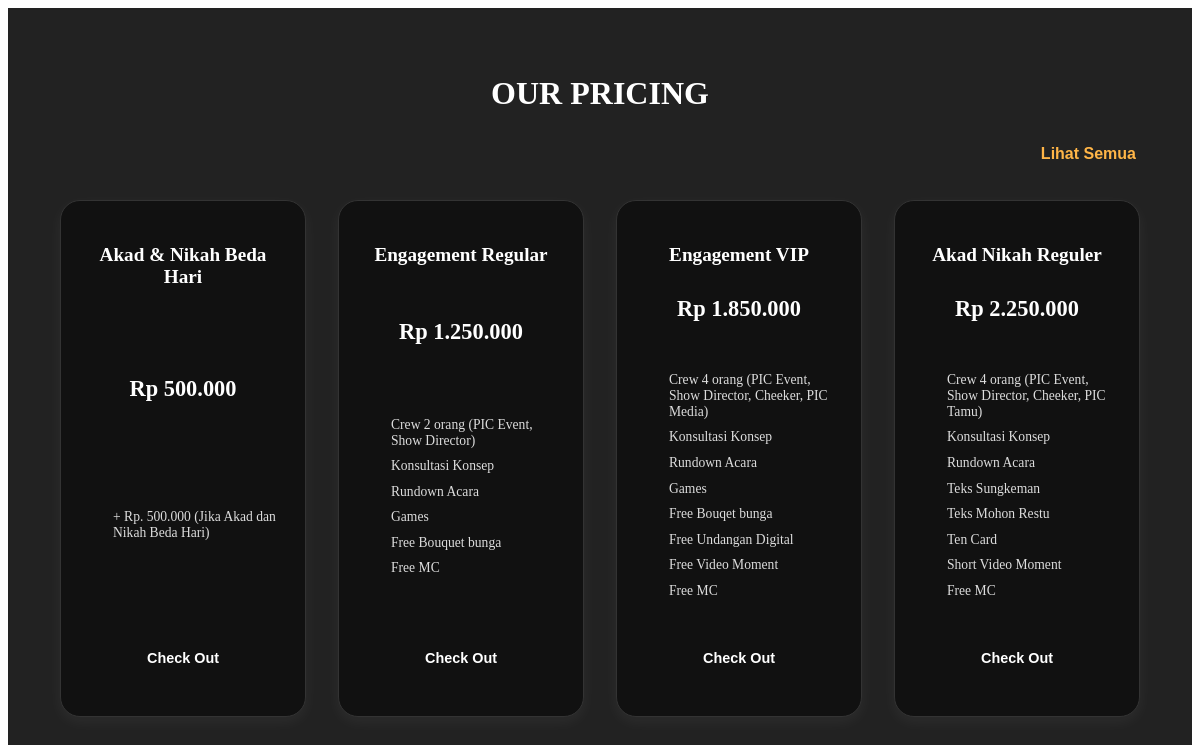
The page /sections/price-section.php on the database its author committed.
### tables this page shows
CREATE TABLE `packages` (
  `id` int(11) NOT NULL,
  `name` varchar(100) NOT NULL,
  `description` text DEFAULT NULL,
  `price` decimal(15,2) NOT NULL,
  `category` varchar(100) NOT NULL DEFAULT ''
);

### sections/price-section.php (the view, shortened to what this page needs)
<section class="price" id="price" style="text-align: center; padding: 40px 20px;">
  <h1 class="heading">OUR <span>PRICING</span></h1>
  <div class="lihat-semua-container">
    <form action="/senyawa-wo/sections/price.php" method="POST">
      <button type="submit">Lihat Semua</button>
    </form>
  </div>
  <div class="box-container">
    <?php
    if (isset($conn) && $conn instanceof mysqli && !$conn->connect_error) {
      $result = $conn->query("SELECT * FROM packages ORDER BY price ASC LIMIT 4");
      if ($result && $result->num_rows > 0) {
        while ($package = $result->fetch_assoc()) {
          $features = explode("\n", $package['description']);
          echo '<div class="box">';
          echo '<h3 class="tittle">' . htmlspecialchars($package['name']) . '</h3>';
          echo '<h3 class="amount">Rp ' . number_format($package['price'], 0, ',', '.') . '</h3>';
          echo '<ul>';
          foreach ($features as $feature) {
            if (trim($feature) != "") {
              echo '<li><i class="fas fa-check"></i> ' . htmlspecialchars(trim($feature)) . '</li>';
            }
          }
          echo '</ul>';
          echo '<form action="pages/chekout.php" method="POST">';
          echo '<button type="submit" class="btn">Check Out</button>';
          echo '</form>';
          echo '</div>';
        }
      }
    }
    ?>
  </div>
</section>

### sections/price-section.php (style rules this page uses)
.price { padding: 60px 20px; background-color: #222; text-align: center; color: white; }
.price .heading { font-size: 2rem; margin-bottom: 2rem; color: white; }
.price .heading span { color: var(--theme-color); }
.price .box-container { display: grid; grid-template-columns: repeat(4, 1fr); gap: 2rem; padding: 0 2rem 4rem; }
.price .box { background-color: #111; border: 1px solid #333; border-radius: 20px; padding: 1.5rem; box-shadow: 0 5px 15px rgba(255, 255, 255, 0.05); transition: transform 0.3s ease, box-shadow 0.3s ease; display: flex; flex-direction: column; justify-content: space-between; }
.price .box .tittle { font-size: 1.2rem; color: var(--theme-color); margin-bottom: 0.5rem; font-weight: bold; }
.price .box .amount { font-size: 1.4rem; color: #fff; margin-bottom: 1.5rem; font-weight: bold; }
.price .box ul { list-style: none; padding-left: 0; margin-bottom: 2rem; text-align: left; }
.price .box ul li { margin: 0.6rem 0; position: relative; padding-left: 28px; font-size: 0.85rem; color: #ddd; }
.price .box .btn { display: block; width: 100%; max-width: 180px; margin: 0 auto; padding: 10px 0; background-color: var(--theme-color); color: white; border: none; border-radius: 25px; font-size: 0.9rem; font-weight: 600; text-decoration: none; transition: background-color 0.3s ease, transform 0.2s ease; cursor: pointer; }
.lihat-semua-container { display: flex; justify-content: flex-end; margin-bottom: 20px; padding-right: 30px; }
.lihat-semua-container button { background: none; border: none; color: #ffb547; font-weight: bold; font-size: 16px; cursor: pointer; transition: color 0.3s; }

### rows shown on the page
packages: name "Akad & Nikah Beda Hari", price "500.000", description "+ Rp. 500.000 (Jika Akad dan Nikah Beda Hari)"
packages: name "Engagement Regular", price "1.250.000", description "Crew 2 orang (PIC Event, Show Director)", description "Konsultasi Konsep", description "Rundown Acara", description "Games", description "Free Bouquet bunga", description "Free MC"
packages: name "Engagement VIP", price "1.850.000", description "Crew 4 orang (PIC Event, Show Director, Cheeker, PIC Media)", description "Konsultasi Konsep", description "Rundown Acara", description "Games", description "Free Bouqet bunga", description "Free Undangan Digital", description "Free Video Moment", description "Free MC"
packages: name "Akad Nikah Reguler", price "2.250.000", description "Crew 4 orang (PIC Event, Show Director, Cheeker, PIC Tamu)", description "Konsultasi Konsep", description "Rundown Acara", description "Teks Sungkeman", description "Teks Mohon Restu", description "Ten Card", description "Short Video Moment", description "Free MC"
